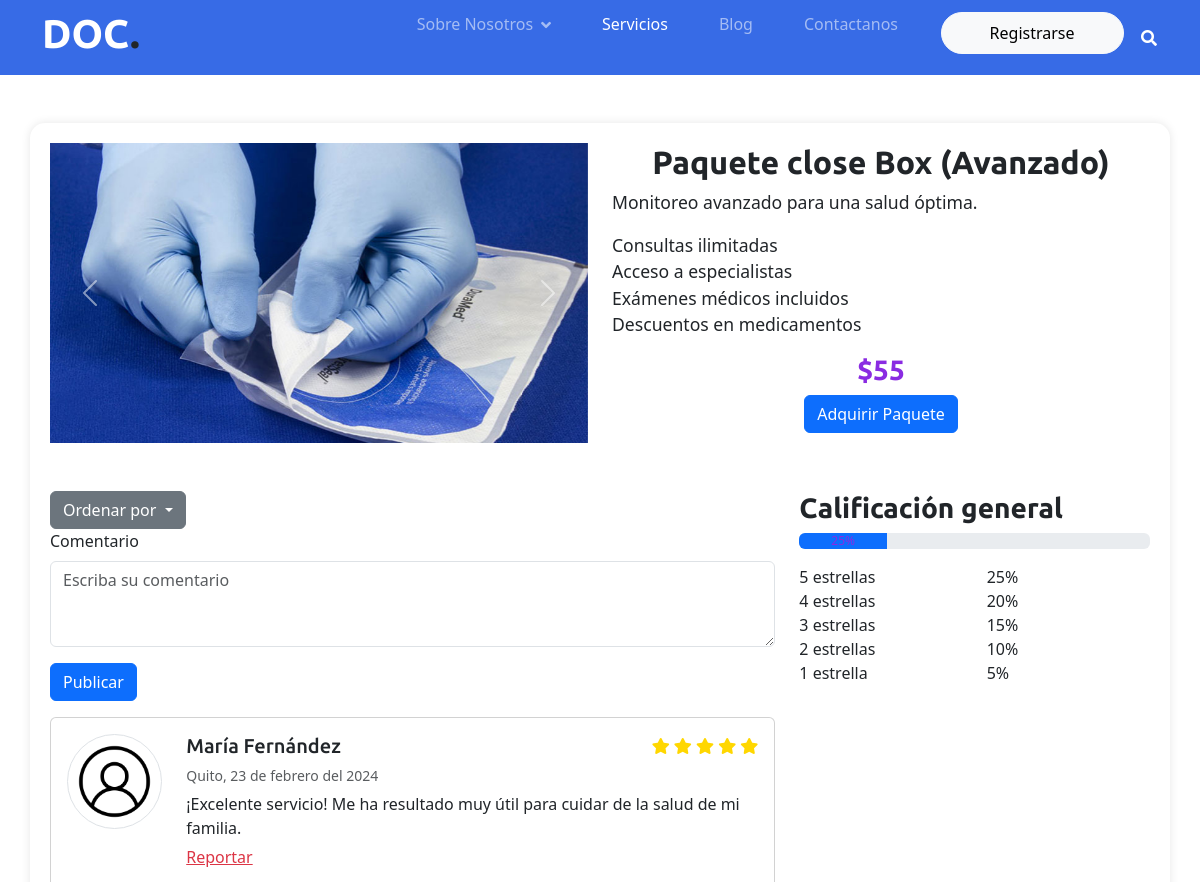
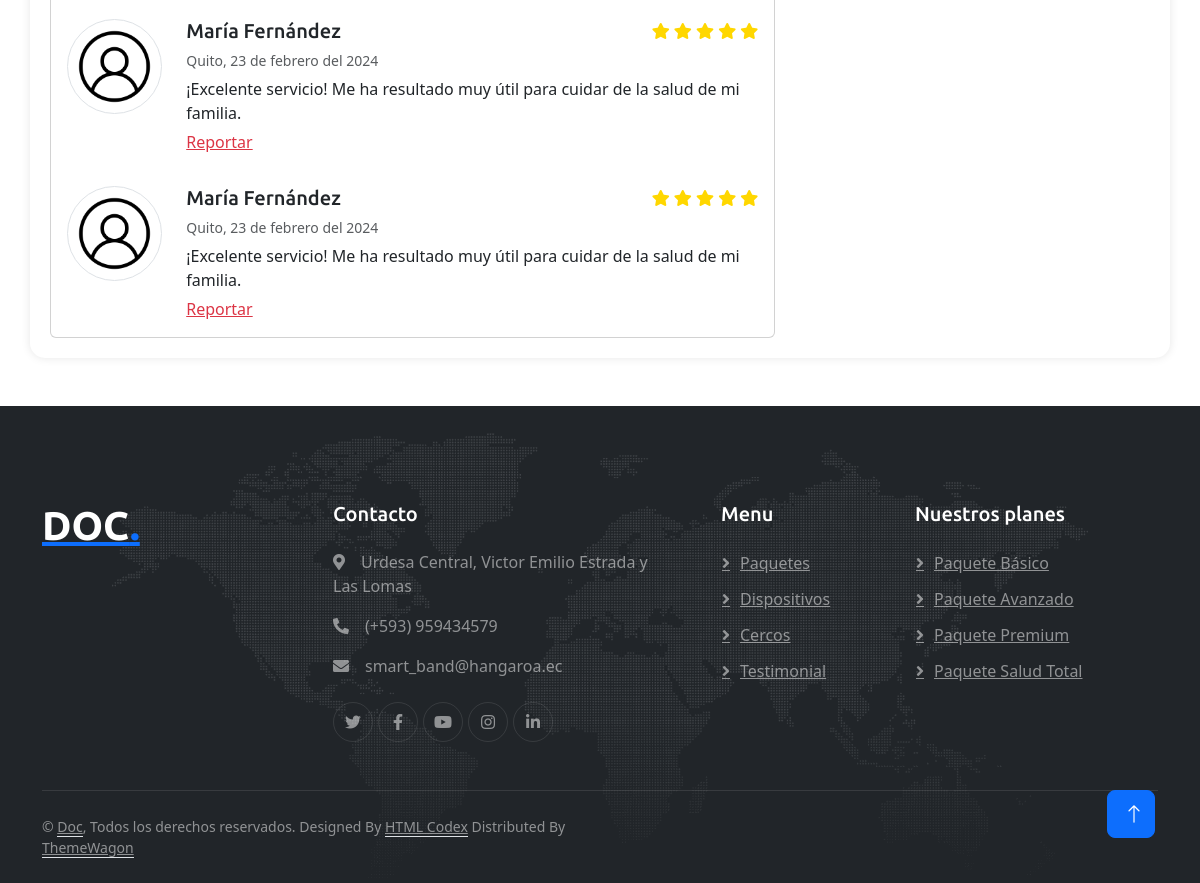
The app's page /detallePaquete/2 with its own data (2 pictures, top to bottom).
### myapp/models.py (models this page shows, shortened)
class Paquete(models.Model):
    name = models.CharField(max_length=200)
    descripcion = models.CharField(max_length=500)
    descripcion_detallada = models.TextField(blank=True)
    valor = models.IntegerField(default=0)
    servicios = models.ManyToManyField(Servicio, through='PaqueteServicio', related_name='paquetes')

### myapp/views.py (the view)
# urls.py: path('detallePaquete/<int:id>', views.detallePaquete),
def detallePaquete(request, id):
    paquete = get_object_or_404(Paquete.objects.prefetch_related('imagenes'), id=id)
    return render(request, 'detallePaquete.html', {'paquete': paquete})

### myapp/templates/detallePaquete.html (shortened to what this page needs)
<!DOCTYPE html>
<html lang="en">
{% extends 'base.html' %}
{% load static %}
{% block content %}
<head>
    <link href="{% static 'css/style.css' %}" rel="stylesheet">
    <link href="{% static 'css/bootstrap.min.css' %}" rel="stylesheet">
    <link href="https://cdn.jsdelivr.net/npm/bootstrap@5.3.3/dist/css/bootstrap.min.css" rel="stylesheet">
</head>
<body>
    {% include 'navbarAzul.html' %}
    <div class="container detail-container my-5">
        <div class="row">
            <div class="col-md-6">
                <div id="carouselExampleIndicators" class="carousel slide carousel-custom" data-bs-ride="carousel">
                    <div class="carousel-inner">
                        <div class="carousel-item active">
                            <img src="{% static 'img/paquete1.jpg' %}" class="d-block w-100" alt="...">
                        </div>
                    </div>
                    <button class="carousel-control-prev" type="button" data-bs-target="#carouselExampleIndicators" data-bs-slide="prev">
                        <span class="carousel-control-prev-icon" aria-hidden="true"></span>
                    </button>
                    <button class="carousel-control-next" type="button" data-bs-target="#carouselExampleIndicators" data-bs-slide="next">
                        <span class="carousel-control-next-icon" aria-hidden="true"></span>
                    </button>
                </div>
            </div>
            <div class="col-md-6">
                <h2 class="package-title text-center">{{paquete.name}}</h2>
                <p class="package-details">{{paquete.descripcion}}</p>
                <ul class="package-features">
                    <li>Consultas ilimitadas</li>
                    <li>Acceso a especialistas</li>
                    <li>Exámenes médicos incluidos</li>
                    <li>Descuentos en medicamentos</li>
                </ul>
                <h3 class="package-price text-center">${{paquete.valor}}</h3>
                <div class="text-center">
                    <a href="/pagos/{{ paquete.id }}" class="btn btn-primary">Adquirir Paquete</a>
                </div>
            </div>
        </div>
        <div class="row mt-5">
          <div class="col-md-8">
              <div class="dropdown">
                  <button class="btn btn-secondary dropdown-toggle" type="button" id="dropdownMenuButton" data-toggle="dropdown" aria-haspopup="true" aria-expanded="false">
                      Ordenar por
                  </button>
              </div>
                <form>
                    <div class="mb-3">
                        <label for="commentText" class="form-label">Comentario</label>
                        <textarea class="form-control" id="commentText" rows="3" placeholder="Escriba su comentario"></textarea>
                    </div>
                    <button type="submit" class="btn btn-primary">Publicar</button>
                </form>
              <div class="card mt-3">
                  <div class="card-body">
                      <div class="row">
                          <div class="col-2">
                              <img src="{% static 'img/perfil.png' %}" class="rounded-circle img-thumbnail" alt="Foto de perfil">
                          </div>
                          <div class="col-10">
                              <div class="row">
                                  <div class="col">
                                      <h5 class="card-title">María Fernández</h5>
                                      <p class="card-text"><small class="text-muted">Quito, 23 de febrero del 2024</small></p>
                                  </div>
                                  <div class="col-auto">
                                      <div class="rating">
                                          <i class="fa fa-star"></i>
                                          <i class="fa fa-star"></i>
                                          <i class="fa fa-star"></i>
                                          <i class="fa fa-star"></i>
                                          <i class="fa fa-star"></i>
                                      </div>
                                  </div>
                              </div>
                              <p class="card-text">¡Excelente servicio! Me ha resultado muy útil para cuidar de la salud de mi familia.</p>
                              <p class="card-text"> <a href="#" class="text-danger">Reportar</a></p>
                          </div>
                      </div>
                  </div>
                  <div class="card-body">
                    <div class="row">
                        <div class="col-2">
                            <img src="{% static 'img/perfil.png' %}" class="rounded-circle img-thumbnail" alt="Foto de perfil">
                        </div>
                        <div class="col-10">
                            <div class="row">
                                <div class="col">
                                    <h5 class="card-title">María Fernández</h5>
                                    <p class="card-text"><small class="text-muted">Quito, 23 de febrero del 2024</small></p>
                                </div>
                                <div class="col-auto">
                                    <div class="rating">
                                        <i class="fa fa-star"></i>
                                        <i class="fa fa-star"></i>
                                        <i class="fa fa-star"></i>
                                        <i class="fa fa-star"></i>
                                        <i class="fa fa-star"></i>
                                    </div>
                                </div>
                            </div>
                            <p class="card-text">¡Excelente servicio! Me ha resultado muy útil para cuidar de la salud de mi familia.</p>
                            <p class="card-text"> <a href="#" class="text-danger">Reportar</a></p>
                        </div>
                    </div>
                </div>
                <div class="card-body">
                  <div class="row">
                      <div class="col-2">
                          <img src="{% static 'img/perfil.png' %}" class="rounded-circle img-thumbnail" alt="Foto de perfil">
                      </div>
                      <div class="col-10">
                          <div class="row">
                              <div class="col">
                                  <h5 class="card-title">María Fernández</h5>
                                  <p class="card-text"><small class="text-muted">Quito, 23 de febrero del 2024</small></p>
                              </div>
                              <div class="col-auto">
                                  <div class="rating">
                                      <i class="fa fa-star"></i>
                                      <i class="fa fa-star"></i>
                                      <i class="fa fa-star"></i>
                                      <i class="fa fa-star"></i>
                                      <i class="fa fa-star"></i>
                                  </div>
                              </div>
                          </div>
                          <p class="card-text">¡Excelente servicio! Me ha resultado muy útil para cuidar de la salud de mi familia.</p>
                          <p class="card-text"> <a href="#" class="text-danger">Reportar</a></p>
                      </div>
                  </div>
                </div>
              </div>
          </div>
          <div class="col-md-4">
              <h3>Calificación general</h3>
              <div class="progress" role="progressbar" aria-label="Example with label" aria-valuenow="25" aria-valuemin="0" aria-valuemax="100">
                  <div class="progress-bar" style="width: 25%">25%</div>
              </div>
              <div class="mt-3">
                  <div class="row">
                      <div class="col-6">5 estrellas</div>
                      <div class="col-6 text-right">25%</div>
                  </div>
                  <div class="row">
                      <div class="col-6">4 estrellas</div>
                      <div class="col-6 text-right">20%</div>
                  </div>
                  <div class="row">
                      <div class="col-6">3 estrellas</div>
                      <div class="col-6 text-right">15%</div>
                  </div>
                  <div class="row">
                      <div class="col-6">2 estrellas</div>
                      <div class="col-6 text-right">10%</div>
                  </div>
                  <div class="row">
                      <div class="col-6">1 estrella</div>
                      <div class="col-6 text-right">5%</div>
                  </div>
              </div>
          </div>
        </div>
    </div>
    {% include 'footer.html' %}
    <a href="#" class="btn btn-lg btn-primary btn-lg-square back-to-top pt-2"><i class="bi bi-arrow-up"></i></a>
</body>
{% endblock %}

### myapp/static/css/style.css (style rules this page uses)
:root { --primary: #1363C6; --secondary: #15ACE1; --light: #F4F7FE; --dark: #14183E; }
.back-to-top { position: fixed; display: none; right: 45px; bottom: 45px; z-index: 99; }
h1, h2, h3, .fw-bold { font-weight: 700 !important; }
h4, h5, h6, .fw-medium { font-weight: 500 !important; }
.btn { font-weight: 500; transition: .5s; }
.btn-lg-square { width: 48px; height: 48px; }
.btn-square, .btn-sm-square, .btn-lg-square { padding: 0; display: flex; align-items: center; justify-content: center; font-weight: normal; border-radius: 50px; }
body { margin-top: 20px; background: #eee; }
.form-control { border-radius: 10px; }
.btn-primary { border-radius: 20px; border: 0; padding: 10px 24px; }
.btn-secondary { background-color: #6c757d; border-radius: 20px; border: 0; padding: 10px 24px; }

### myapp/templates/detallePaquete.html (style rules this page uses)
.detail-container { background-color: white; border-radius: 15px; box-shadow: 0 0 10px rgba(0, 0, 0, 0.1); padding: 20px; }
.carousel-custom { max-height: 300px; overflow: hidden; }
.package-title { font-weight: bold; }
.package-details { font-size: 1.1em; }
.package-features { font-size: 1.1em; list-style-type: none; padding-left: 0; }
.package-price { color: #8A2BE2; font-weight: bold; }
.card-title { margin-bottom: 0; }
.card-text { margin-top: 5px; margin-bottom: 0; }
.img-thumbnail { max-width: 100%; }
.progress-bar { color: #8A2BE2; }
.rating { color: gold; }
.text-danger { text-decoration: underline; color: red; }

### records on screen
Paquete: name "Paquete close Box (Avanzado)", descripcion "Monitoreo avanzado para una salud óptima.", valor "55"
